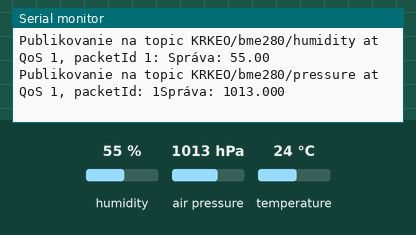
This sketch was run on a simulated ESP32. Parts: the last lines printed to the serial monitor. The inputs (shaded band) are chosen by the test bench; at power-on: humidity 55 %, air pressure 1013 hPa, temperature 24 °C. WiFi joins after 1.5 s; servers stay silent unless stated; no MQTT or app messages arrive unless stated.

Above: at 18.0 s.
18.1 s: humidity set to 22 %
At 21.3 s:
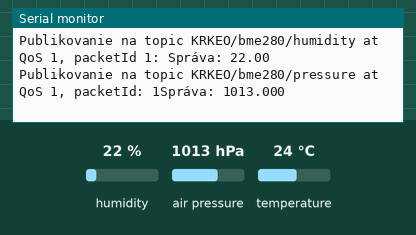
33.0 s: air pressure set to 952 hPa
At 41.4 s:
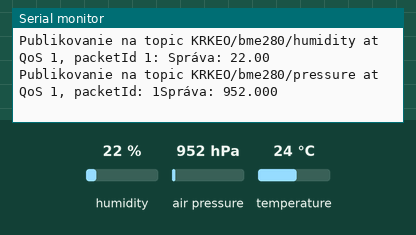
47.9 s: temperature set to 12 °C
At 51.4 s:
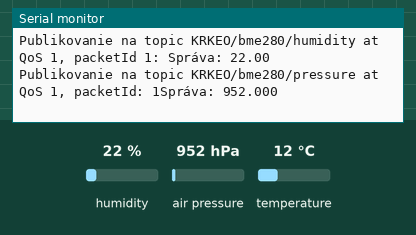

Measured:
- after the input at 18.1 s, the serial monitor: prints a new line after 1.9 s (image 1)
- after the input at 33.0 s, the serial monitor: prints a new line after 7.0 s (image 2)
- after the input at 47.9 s, the serial monitor: prints a new line after 2.1 s (image 3)

The sketch:

projekt.ino
```cpp
#include <Wire.h>
#include <Adafruit_Sensor.h>
#include <Adafruit_BME280.h>
#include <WiFi.h>
extern "C" {
  #include "freertos/FreeRTOS.h"
  #include "freertos/timers.h"
}
#include <AsyncMqttClient.h>

#define WIFI_SSID "Telekom-aU08qw"
#define WIFI_PASSWORD "mmnxdamx4g64"

// MQTT Broker
#define MQTT_HOST "test.mosquitto.org"

#define MQTT_PORT 1883

// Teplotné MQTT Topics
#define MQTT_PUB_TEMP "KRKEO/bme280/temperature"
#define MQTT_PUB_HUM "KRKEO/bme280/humidity"
#define MQTT_PUB_PRES "KRKEO/bme280/pressure"

// BME280 I2C
Adafruit_BME280 bme;
// premenne
float temp;
float hum;
float pres;

AsyncMqttClient mqttClient;
TimerHandle_t mqttReconnectTimer;
TimerHandle_t wifiReconnectTimer;

unsigned long previousMillis = 0;   // uložý kedy bola teplota uložená naposledy
const long interval = 10000;        // Interval na publikovanie

void connectToWifi() {
  Serial.println("Pripájanie do Wi-Fi...");
  WiFi.begin(WIFI_SSID, WIFI_PASSWORD);
}

void connectToMqtt() {
  Serial.println("Pripájanie do MQTT...");
  mqttClient.connect();
}

void WiFiEvent(WiFiEvent_t event) {
  Serial.printf("[WiFi-event] event: %d\n", event);
  switch(event) {
    case SYSTEM_EVENT_STA_GOT_IP:
      Serial.println("WiFi Pripojené");
      Serial.println("IP adresa: ");
      Serial.println(WiFi.localIP());
      connectToMqtt();
      break;
    case SYSTEM_EVENT_STA_DISCONNECTED:
      Serial.println("WiFi stratilo spojenie");
      xTimerStop(mqttReconnectTimer, 0); // zaruči to aby sa nepripojilo znova mqtt počas pripájania znova na wifi
      xTimerStart(wifiReconnectTimer, 0);
      break;
  }
}

void onMqttConnect(bool sessionPresent) {
  Serial.println("Pripojené do MQTT.");
  Serial.print("Linka: ");
  Serial.println(sessionPresent);
}

void onMqttDisconnect(AsyncMqttClientDisconnectReason reason) {
  Serial.println("Odpojené z MQTT.");
  if (WiFi.isConnected()) {
    xTimerStart(mqttReconnectTimer, 0);
  }
}


void onMqttPublish(uint16_t packetId) {
  Serial.print("Poslanie prijaté.");
  Serial.print("  packetId: ");
  Serial.println(packetId);
}

void setup() {
  Serial.begin(115200);
  Serial.println();

  // Zapnúť BME280 sensor
  if (!bme.begin(0x76)) {
    Serial.println("Nenašiel sa BME280 sensor, skontrolujte prepojenie!");
    while (1);
  }

  mqttReconnectTimer = xTimerCreate("mqttTimer", pdMS_TO_TICKS(2000), pdFALSE, (void*)0, reinterpret_cast<TimerCallbackFunction_t>(connectToMqtt));
  wifiReconnectTimer = xTimerCreate("wifiTimer", pdMS_TO_TICKS(2000), pdFALSE, (void*)0, reinterpret_cast<TimerCallbackFunction_t>(connectToWifi));

  WiFi.onEvent(WiFiEvent);

  mqttClient.onConnect(onMqttConnect);
  mqttClient.onDisconnect(onMqttDisconnect);;
  mqttClient.onPublish(onMqttPublish);
  mqttClient.setServer(MQTT_HOST, MQTT_PORT);

  connectToWifi();
}

void loop() {
  unsigned long currentMillis = millis();
  // čislol X počet sekund (interval = 10 sekund)
  // pošle novú MQTT správu
  if (currentMillis - previousMillis >= interval) {
    // uloží posledne publikovanie
    previousMillis = currentMillis;
    // Nove BME280 sensor čitania
    temp = bme.readTemperature();
    //temp = 1.8*bme.readTemperature() + 32;
    hum = bme.readHumidity();
    pres = bme.readPressure()/100.0F;

    // Publikovanie MQTT správy na topic esp32/BME2800/temperature
    uint16_t packetIdPub1 = mqttClient.publish(MQTT_PUB_TEMP, 1, true, String(temp).c_str());
    Serial.printf("Publikovanie na topic %s at QoS 1, packetId: %i", MQTT_PUB_TEMP, packetIdPub1);
    Serial.printf("Správa: %.2f \n", temp);

    // Publikovanie MQTT správy na topic esp32/BME2800/humidity
    uint16_t packetIdPub2 = mqttClient.publish(MQTT_PUB_HUM, 1, true, String(hum).c_str());
    Serial.printf("Publikovanie na topic %s at QoS 1, packetId %i: ", MQTT_PUB_HUM, packetIdPub2);
    Serial.printf("Správa: %.2f \n", hum);

    // Publikovanie MQTT správy na topic esp32/BME2800/pressure
    uint16_t packetIdPub3 = mqttClient.publish(MQTT_PUB_PRES, 1, true, String(pres).c_str());
    Serial.printf("Publikovanie na topic %s at QoS 1, packetId: %i", MQTT_PUB_PRES, packetIdPub3);
    Serial.printf("Správa: %.3f \n", pres);
  }
}
```
